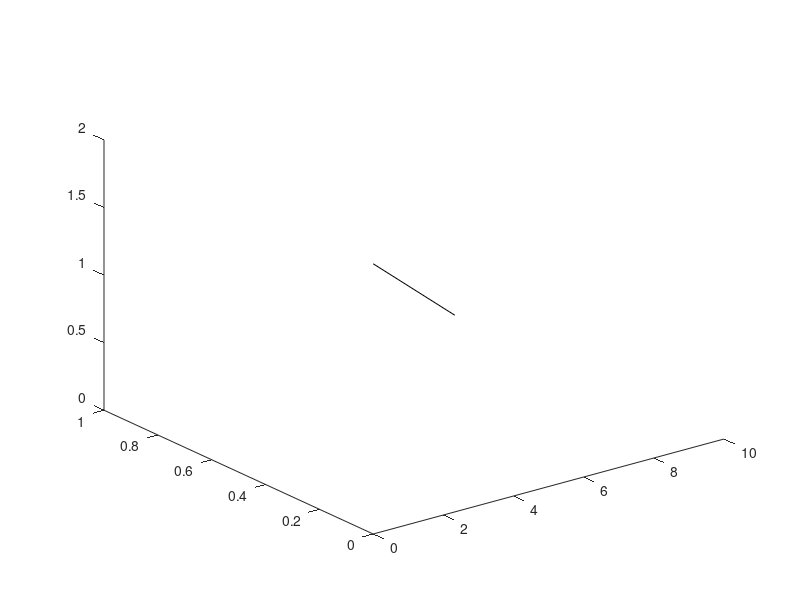

MATLAB code for this plot: (Note: this script raises an error after producing the figure.)
Xline= [0,  10]
Yline= [0,  1]
Zline= [2, 0]
p=plot3(Xline,Yline,Zline,'black')
p.LineWidth = 3;
alpha0=0.6;

surf0=isosurface(omn_mat,alpha_mat,s_mat,AE_mat,AE_max/25);
p0 = patch(surf0);
isonormals(omn_mat,alpha_mat,s_mat,AE_mat,p0);
set(p0,'FaceColor','[0.2322    0.1855    0.4989]','EdgeColor','none','FaceAlpha',alpha0); % set the color


surf1=isosurface(omn_mat,alpha_mat,s_mat,AE_mat,AE_max/5);
p1 = patch(surf1);
isonormals(omn_mat,alpha_mat,s_mat,AE_mat,p1);
set(p1,'FaceColor','[0.2453    0.6073    0.9973]','EdgeColor','none','FaceAlpha',alpha0); % set the color


surf2=isosurface(omn_mat,alpha_mat,s_mat,AE_mat,2*AE_max/5);
p2 = patch(surf2);
isonormals(omn_mat,alpha_mat,s_mat,AE_mat,p2);
set(p2,'FaceColor','[0.2738    0.9704    0.5186]','EdgeColor','none','FaceAlpha',alpha0); % set the color


surf3=isosurface(omn_mat,alpha_mat,s_mat,AE_mat,3*AE_max/5);
p3 = patch(surf3);
isonormals(omn_mat,alpha_mat,s_mat,AE_mat,p3);
set(p3,'FaceColor','[0.8825    0.8663    0.2170]','EdgeColor','none','FaceAlpha',alpha0); % set the color


surf4=isosurface(omn_mat,alpha_mat,s_mat,AE_mat,4*AE_max/5);
p4 = patch(surf4);
isonormals(omn_mat,alpha_mat,s_mat,AE_mat,p4);
set(p4,'FaceColor','[0.9411    0.3562    0.0705]','EdgeColor','none','FaceAlpha',alpha0); % set the color

daspect([1,1,1])
xlabel('$\hat{\omega}_n$','Interpreter','latex')
ylabel('$\alpha$','Interpreter','latex')
zlabel('$s$','Interpreter','latex')
grid on

view([-43 12])




colormap(turbo);
c = colorbar;
caxis([AE_min AE_max]);
c.Label.String = '$\widehat{A}$';
c.Label.Interpreter = 'latex';


set(gcf, 'Units', 'Inches', 'Position', [0, 0, 6, 3.5])